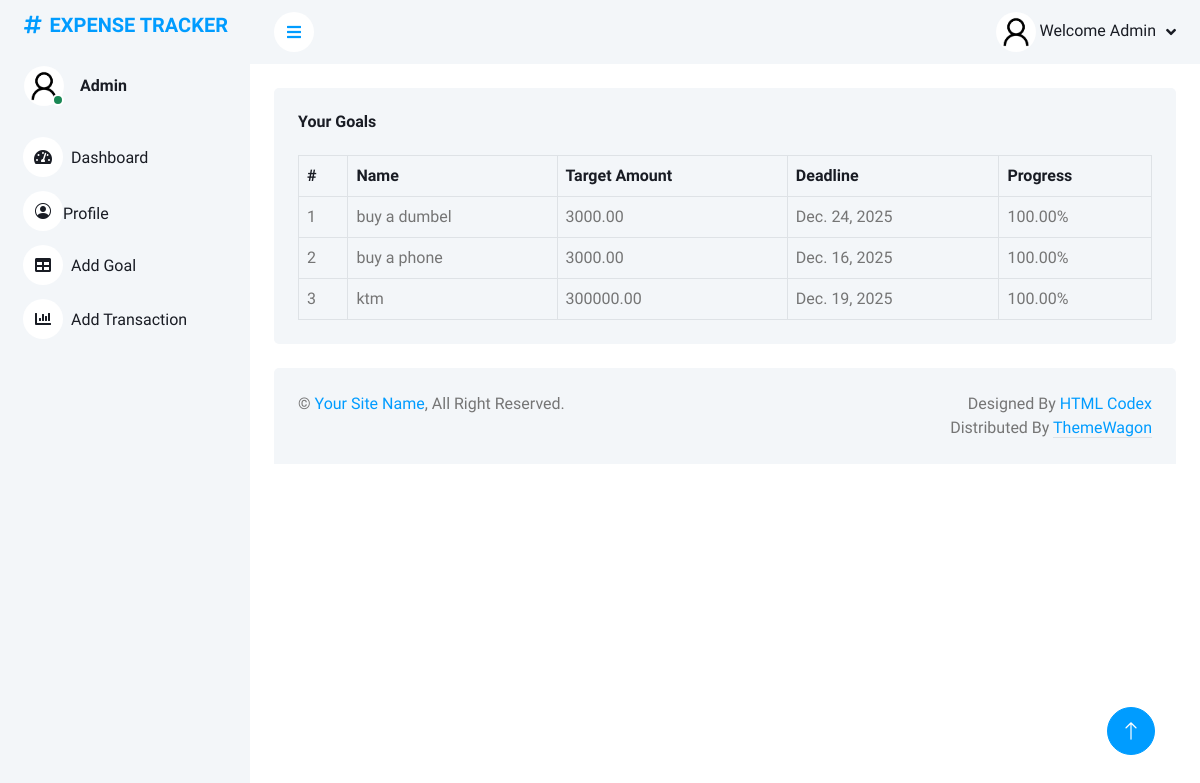
/goal_list/ (signed in), run on the app's committed database.
### exp_app/models.py (models this page shows, shortened)
class Goal(models.Model):
    user = models.ForeignKey(User, on_delete=models.CASCADE)
    name = models.CharField(max_length=255)
    target_amount = models.DecimalField(max_digits=10,decimal_places=2)
    deadline = models.DateField()

### exp_app/views.py (the view)
# urls.py: path('goal_list/',GoalListView.as_view(),name='goal_list'),
class GoalListView(LoginRequiredMixin, View):
    def get(self, request, *args, **kwargs):
        goals = Goal.objects.filter(user=request.user)
        total_income = Transaction.objects.filter(
            user=request.user, transaction_type='Income'
        ).aggregate(Sum('amount'))['amount__sum'] or 0
        total_expense = Transaction.objects.filter(
            user=request.user, transaction_type='Expense'
        ).aggregate(Sum('amount'))['amount__sum'] or 0
        net_savings = total_income - total_expense
        remaining_savings = net_savings
        goal_progress = []
        for goal in goals:
            if remaining_savings >= goal.target_amount:
                goal_progress.append({'goal': goal, 'progress': 100})
                remaining_savings -= goal.target_amount
            elif remaining_savings > 0:
                progress = (remaining_savings / goal.target_amount) * 100
                goal_progress.append({'goal': goal, 'progress': progress})
                remaining_savings = 0
            else:
                goal_progress.append({'goal': goal, 'progress': 0})
        return render(request, 'goal_list.html', {
            'goal_progress': goal_progress,
            'net_savings': net_savings,
            'total_income': total_income,
            'total_expense': total_expense,
        })

### templates/goal_list.html (shortened to what this page needs)
{% extends 'base.html' %}
{% block content %}
<div class="container-fluid pt-4 px-4">
                <div class="bg-light text-center rounded p-4">
                    <div class="d-flex align-items-center justify-content-between mb-4">
                        <h6 class="mb-0">Your Goals</h6>
                    </div>
                    <div class="table-responsive">
                        <table class="table text-start align-middle table-bordered table-hover mb-0">
                            <thead>
                                <tr class="text-dark">
                                    <th scope="col">#</th>
                                    <th scope="col">Name</th>
                                    <th scope="col">Target Amount</th>
                                    <th scope="col">Deadline</th>
                                    <th scope="col">Progress</th>
                                </tr>
                            </thead>
                            <tbody>
                                {% for item in goal_progress %}
                                <tr>
                                    <td>{{forloop.counter}}</td>
                                    <td>{{item.goal.name}}</td>
                                    <td>{{item.goal.target_amount|floatformat:2}}</td>
                                    <td>{{item.goal.deadline}}</td>
                                    <td>{{ item.progress|floatformat:2 }}%</td>
                                </tr>
                                {% endfor %}
                            </tbody>
                        </table>
                    </div>
                </div>
            </div>
{% endblock %}

### templates/base.html (shortened to what this page needs)
{% load static %}
<!DOCTYPE html>
<html lang="en">
<head>
    <link href="https://cdnjs.cloudflare.com/ajax/libs/font-awesome/5.10.0/css/all.min.css" rel="stylesheet">
    <link href="https://cdn.jsdelivr.net/npm/bootstrap-icons@1.4.1/font/bootstrap-icons.css" rel="stylesheet">
    <link href="lib/owlcarousel/assets/owl.carousel.min.css" rel="stylesheet">
    <link href="lib/tempusdominus/css/tempusdominus-bootstrap-4.min.css" rel="stylesheet" />
    <link href="{% static 'css/bootstrap.min.css' %}" rel="stylesheet">
    <link href="{% static 'css/style.css' %}" rel="stylesheet">
</head>
<body>
    <div class="container-xxl position-relative bg-white d-flex p-0">
        {% include 'sidebar.html' %}
         <div class="content">
            <nav class="navbar navbar-expand bg-light navbar-light sticky-top px-4 py-0">
                <a href="#" class="sidebar-toggler flex-shrink-0">
                    <i class="fa fa-bars"></i>
                </a>
                <div class="navbar-nav align-items-center ms-auto">
                    <div class="nav-item dropdown">
                        <a href="#" class="nav-link dropdown-toggle" data-bs-toggle="dropdown">
                            {% if request.user.profile.profile_image %}
                        <img class="rounded-circle" src="{{ request.user.profile.profile_image.url }}" alt="" style="width: 40px; height: 40px;">
                        {% else %}
                        <img class="rounded-circle" src="{% static 'img/user.png' %}" alt="" style="width: 40px; height: 40px;">
                        {% endif %}
                            <span class="d-none d-lg-inline-flex">Welcome {{request.user|capfirst}}</span>
                        </a>
                    </div>
                </div>
            </nav>
        {% block content %}
        {% endblock %}
            {% include 'footer.html' %}
         </div>
        <a href="#" class="btn btn-lg btn-primary btn-lg-square back-to-top"><i class="bi bi-arrow-up"></i></a>
    </div>
</body>
</html>

### templates/sidebar.html
{% load static %}
<div class="sidebar pe-4 pb-3">
            <nav class="navbar bg-light navbar-light">
                <a href="index.html" class="navbar-brand mx-4 mb-3">
                    <h5 class="text-primary"><i class="fa fa-hashtag me-2"></i>EXPENSE TRACKER</h5>
                </a>
                <div class="d-flex align-items-center ms-4 mb-4">
                    <div class="position-relative">
                        {% if request.user.profile.profile_image %}
                        <img class="rounded-circle" src="{{ request.user.profile.profile_image.url }}" alt="" style="width: 40px; height: 40px;">
                        <div class="bg-success rounded-circle border border-2 border-white position-absolute end-0 bottom-0 p-1"></div>
                        {% else %}
                        <img class="rounded-circle" src="{% static 'img/user.png' %}" alt="" style="width: 40px; height: 40px;">
                        <div class="bg-success rounded-circle border border-2 border-white position-absolute end-0 bottom-0 p-1"></div>
                        {% endif %}
                    </div>
                    <div class="ms-3">
                        <h6 class="mb-0">{{request.user|capfirst}}</h6>
                    </div>
                </div>
                <div class="navbar-nav w-100">
                    <a href="{% url 'dashboard' %}" class="nav-item nav-link {% if request.resolver_match.url_name == 'dashboard' %} active {% endif %}"><i class="fa fa-tachometer-alt me-2"></i>Dashboard</a>
                    <a href="{% url 'profile' %}" class="nav-item nav-link {% if request.resolver_match.url_name == 'profile' %} active {% endif %}"><i class="bi bi-person-circle"></i>Profile</a>
                    <a href="{% url 'goal' %}" class="nav-item nav-link {% if request.resolver_match.url_name == 'goal' %} active {% endif %}"><i class="fa fa-table me-2"></i>Add Goal</a>
                    <a href="{% url 'transaction' %}" class="nav-item nav-link {% if request.resolver_match.url_name == 'transaction' %} active {% endif %} "><i class="fa fa-chart-bar me-2"></i>Add Transaction</a>
                </div>
            </nav>
        </div>

### static/css/style.css (style rules this page uses)
:root { --primary: #009CFF; --light: #F3F6F9; --dark: #191C24; }
.back-to-top { position: fixed; display: none; right: 45px; bottom: 45px; z-index: 99; }
.btn { transition: .5s; }
.btn.btn-primary { color: #FFFFFF; }
.btn-lg-square { width: 48px; height: 48px; }
.btn-square, .btn-sm-square, .btn-lg-square { padding: 0; display: inline-flex; align-items: center; justify-content: center; font-weight: normal; border-radius: 50px; }
.sidebar { position: fixed; top: 0; left: 0; bottom: 0; width: 250px; height: 100vh; overflow-y: auto; background: var(--light); transition: 0.5s; z-index: 999; }
.content { margin-left: 250px; min-height: 100vh; background: #FFFFFF; transition: 0.5s; }
@media (min-width: 992px) { .sidebar { margin-left: 0; } }
@media (min-width: 992px) { .content { width: calc(100% - 250px); } }
.sidebar .navbar .navbar-nav .nav-link { padding: 7px 20px; color: var(--dark); font-weight: 500; border-left: 3px solid var(--light); border-radius: 0 30px 30px 0; outline: none; }
.sidebar .navbar .navbar-nav .nav-link i { width: 40px; height: 40px; display: inline-flex; align-items: center; justify-content: center; background: #FFFFFF; border-radius: 40px; }
.content .navbar .navbar-nav .nav-link { margin-left: 25px; padding: 12px 0; color: var(--dark); outline: none; }
.content .navbar .sidebar-toggler, .content .navbar .navbar-nav .nav-link i { width: 40px; height: 40px; display: inline-flex; align-items: center; justify-content: center; background: #FFFFFF; border-radius: 40px; }
.content .navbar .dropdown-toggle::after { margin-left: 6px; vertical-align: middle; border: none; content: "\f107"; font-family: "Font Awesome 5 Free"; font-weight: 900; transition: .5s; }

### data on the page
Goal: goal.name "buy a dumbel", goal.target_amount "3000.00", goal.deadline "Dec. 24, 2025", progress "100.00"
Goal: goal.name "buy a phone", goal.target_amount "3000.00", goal.deadline "Dec. 16, 2025", progress "100.00"
Goal: goal.name "ktm", goal.target_amount "300000.00", goal.deadline "Dec. 19, 2025", progress "100.00"

### other printed values
{{ request.user|capfirst }} "Admin"
